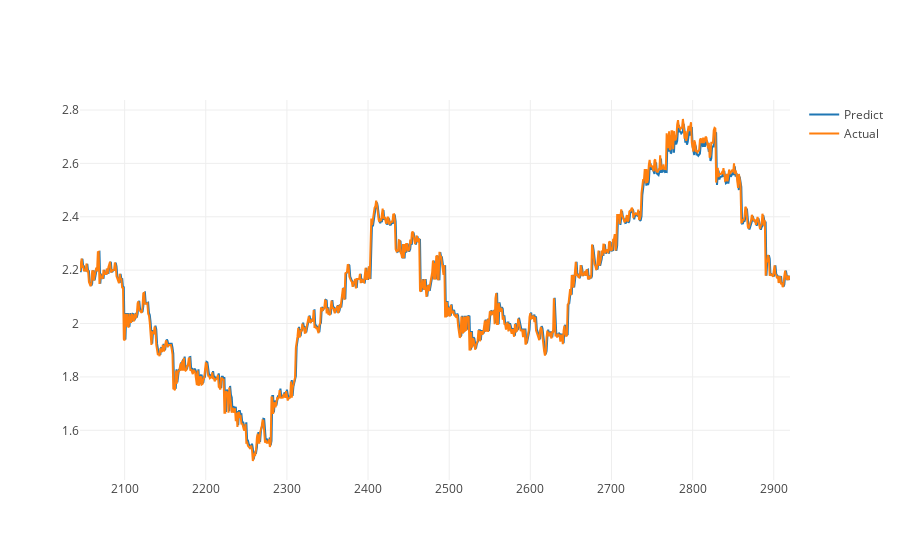

Notebook cell for this chart:
### Code cell
predictDates = n.tail(len(testX)).index

testY_reshape = testY_inverse.reshape(len(testY_inverse))
yhat_reshape = yhat_inverse.reshape(len(yhat_inverse))

actual_chart = go.Scatter(x=predictDates, y=testY_reshape, name= 'Actual')
predict_chart = go.Scatter(x=predictDates, y=yhat_reshape, name= 'Predict')
py.iplot([predict_chart, actual_chart])

### Figure 1 — Plotly figure (JSON) as saved in the notebook; plotly's stock layout.template omitted (floating-point values rounded to 4 significant figures; data arrays with more than 128 entries replaced by an {"elided": "..."} marker saying what was removed)
{"data": [{"name": "Predict", "type": "scatter", "uid": "5fa5823a-e72b-11e8-a944-acbc3287d5f1", "x": {"elided": "876 int values"}, "y": {"elided": "876 float values"}}, {"name": "Actual", "type": "scatter", "uid": "5fa597e8-e72b-11e8-837b-acbc3287d5f1", "x": {"elided": "876 int values"}, "y": {"elided": "876 float values"}}], "layout": {}}
